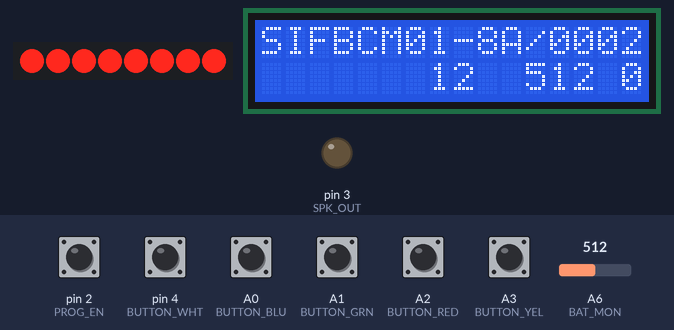
This sketch was run on a simulated Arduino Nano, built with avr-gcc and run on an emulated ATmega328P. Shown: 8 port-expander outputs drawn as a row of LEDs (first output left, lit = HIGH), 16×2 character LCD, output pins drawn as LEDs (lit = HIGH). Wiring (inferred from the names in the program): PCF8574 port expander at I2C address 0x20. Wiring (inferred from the signals the program sends): row of LEDs: on Q0, Q1, Q2, Q3, Q4, Q5, Q6, Q7. Inputs (shaded band) come from the test bench; at power-on: A0 (BUTTON_BLU), A1 (BUTTON_GRN), A2 (BUTTON_RED), A3 (BUTTON_YEL), pin 2 (PROG_EN), pin 4 (BUTTON_WHT) HIGH, A6 (BAT_MON) = 512.

Above: at 1.27 s.
1.3 s: pin 2 (PROG_EN) pulled LOW for 0.15 s
At 1.38 s:
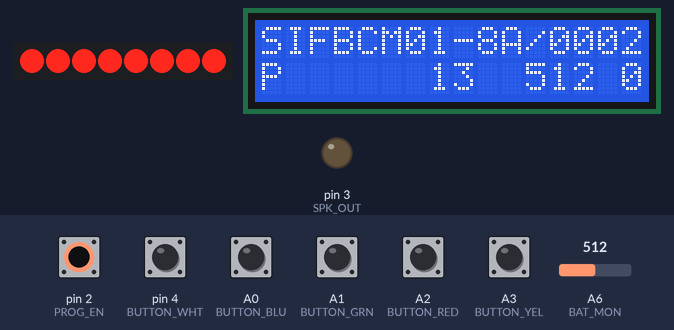
2.0 s: pin 4 (BUTTON_WHT) pulled LOW for 0.15 s
At 2.11 s:
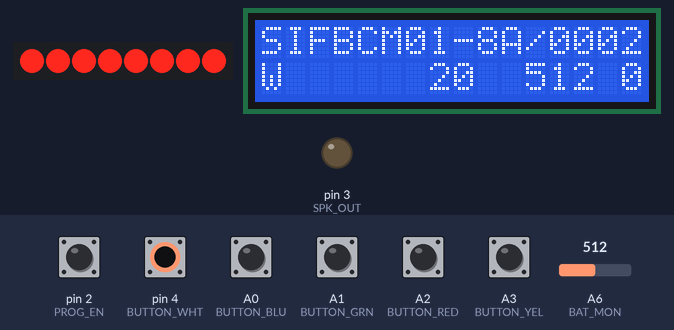
2.7 s: A0 (BUTTON_BLU) pulled LOW for 0.15 s
At 2.85 s:
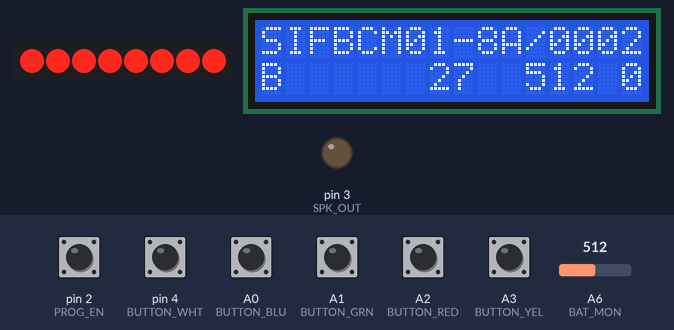
3.4 s: A1 (BUTTON_GRN) pulled LOW for 0.15 s
At 3.48 s:
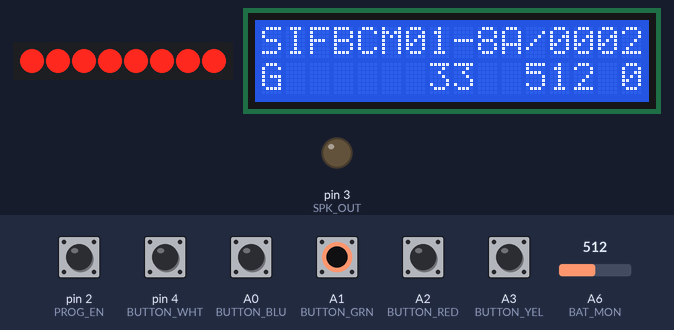
4.1 s: A2 (BUTTON_RED) pulled LOW for 0.15 s
At 4.21 s:
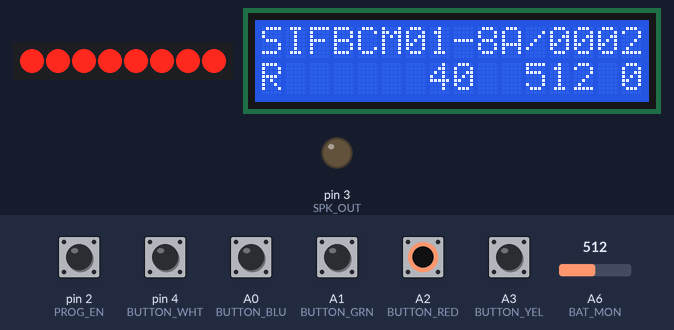
4.8 s: A3 (BUTTON_YEL) pulled LOW for 0.15 s
At 4.95 s:
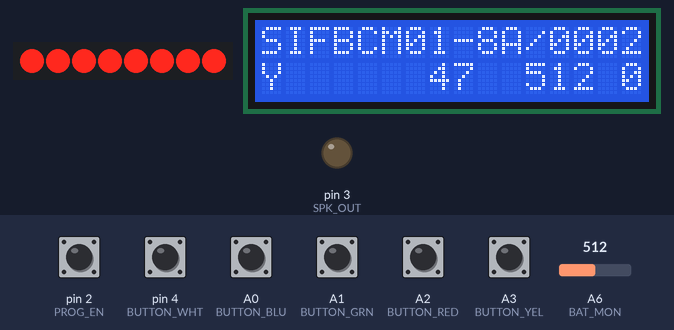
Timing chart, 0 to 14.9 s (numbered marks = the images above; inputs shaded):
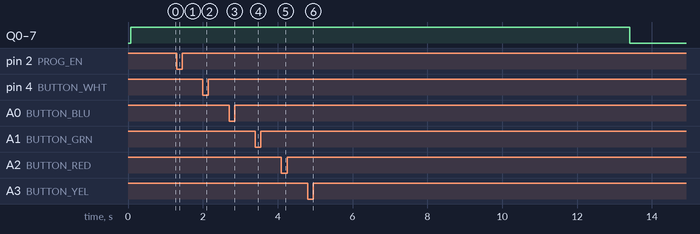

Measured:
- after the input at 1.3 s, the display: changes at once (image 1)
- after the input at 2.0 s, the display: changes after 0.07 s (image 2)
- after the input at 2.7 s, the display: changes after 0.10 s (image 3)
- after the input at 3.4 s, the display: changes at once (image 4)
- after the input at 4.1 s, the display: changes after 0.07 s (image 5)
- after the input at 4.8 s, the display: changes after 0.10 s (image 6)

The sketch:

Feedback-Box.ino
```cpp
#include <Wire.h>
#include <LiquidCrystal.h>

const byte LED_ADDR = 0x20;
const byte LED_PWM_VAL = 0xFF;
const byte LED_PWM_OFF = 0x00;

const byte LCD_RS = 5;
const byte LCD_EN = 6;
const byte LCD_D4 = 7;
const byte LCD_D5 = 8;
const byte LCD_D6 = 9;
const byte LCD_D7 = 10;

const byte BUTTON_RED = A2;
const byte BUTTON_YEL = A3;
const byte BUTTON_GRN = A1;
const byte BUTTON_BLU = A0;
const byte BUTTON_WHT = 4;
const byte PROG_EN = 2;

const byte BAT_MON = A6;

const byte FRAM_ADDR = 0x50;

const byte SPK_OUT = 3;
const unsigned int NOTE_SUSTAIN = 75;
const unsigned int NOTE_A5 = 880;
const unsigned int NOTE_B5 = 988;
const unsigned int NOTE_C5 = 523;
const unsigned int NOTE_D5 = 587;
const unsigned int NOTE_D5S = 622;
const unsigned int NOTE_E5 = 659;
const unsigned int NOTE_G4 = 392;
const unsigned int NOTE_C4 = 256;
const unsigned int NOTE_D3S = 155;
const unsigned int NOTE_A4S = 459;
const unsigned int NOTE_C5S = 554;


LiquidCrystal lcd(LCD_RS, LCD_EN, LCD_D4, LCD_D5, LCD_D6, LCD_D7);

void setup() {
  // put your setup code here, to run once:
  Wire.begin();

    Wire.beginTransmission(LED_ADDR);
    Wire.write(0x80); // Control: Auto-Increment on All Registers
    Wire.write(0x80); // 00h: MODE1
    Wire.write(0x0b); // 01h: MODE2
    Wire.write(0x00); // 02h: PWM0
    Wire.write(0x00); // 03h: PWM1
    Wire.write(0x00); // 04h: PWM2
    Wire.write(0x00); // 05h: PWM3
    Wire.write(0x00); // 06h: PWM4
    Wire.write(0x00); // 07h: PWM5
    Wire.write(0x00); // 08h: PWM6
    Wire.write(0x00); // 09h: PWM7
    Wire.write(0xFF); // 0Ah: GRPPWM
    Wire.write(0x00); // 0Bh: GRPFREQ
    Wire.write(0xAA); // 0Ch: LEDOUT0
    Wire.write(0xAA); // 0Dh: LEDOUT1
    Wire.write(0x92); // 0Eh: SUBADR1
    Wire.write(0x94); // 0Fh: SUBADR2
    Wire.write(0x98); // 10h: SUBADR3
    Wire.write(0xD0); // 11h: ALLCALLADR
    Wire.endTransmission();

  lcd.begin(16, 2);
  lcd.print("SIFBCM01-8A/0002");

  pinMode(BUTTON_RED, INPUT_PULLUP);
  pinMode(BUTTON_GRN, INPUT_PULLUP);
  pinMode(BUTTON_YEL, INPUT_PULLUP);
  pinMode(BUTTON_BLU, INPUT_PULLUP);
  pinMode(BUTTON_WHT, INPUT_PULLUP);
  pinMode(PROG_EN, INPUT_PULLUP);
  pinMode(SPK_OUT, OUTPUT);

}

static byte x = 0;
static byte mode = 0;

void loop() {
  // put your main code here, to run repeatedly:

    if (!digitalRead(BUTTON_WHT) && !digitalRead(BUTTON_GRN)) {
      mode++;
      if (mode > 2) {
        mode = 0;
      }
    }

    Wire.beginTransmission(LED_ADDR);
    Wire.write(0xA2);
    x = x + 1;
    for (int i=0; i<8; i++) {

      if (mode == 2)
      {
        Wire.write(x);
      }
      else
      {
        if (bitRead(x, i))
        {
          Wire.write(LED_PWM_VAL);
        }
        else
        {
          if (mode == 0) {
            Wire.write(LED_PWM_OFF);
          } else {
            Wire.write(LED_PWM_VAL);
          }
        }
      }
    }
    Wire.endTransmission();

    lcd.setCursor(0, 1);
    lcd.print("                ");
    lcd.setCursor(0, 1);
    if (!digitalRead(BUTTON_RED)) lcd.print("R");
    if (!digitalRead(BUTTON_YEL)) lcd.print("Y");
    if (!digitalRead(BUTTON_GRN)) lcd.print("G");
    if (!digitalRead(BUTTON_BLU)) lcd.print("B");
    if (!digitalRead(BUTTON_WHT)) lcd.print("W");
    if (!digitalRead(PROG_EN)) lcd.print("P");
    lcd.setCursor(7, 1);
    lcd.print(x);
    lcd.setCursor(11, 1);
    lcd.print(analogRead(BAT_MON));
    lcd.setCursor(15, 1);
    lcd.print(mode);

  if (!digitalRead(BUTTON_WHT) && !digitalRead(BUTTON_YEL)) {
    delay(200);

    tone(SPK_OUT,2093); //C7
    delay(100);

    noTone(SPK_OUT);
    delay(50);

    tone(SPK_OUT,3520);  //A7
    delay(200);

    noTone(SPK_OUT);
  }


    delay(100);
}
```
